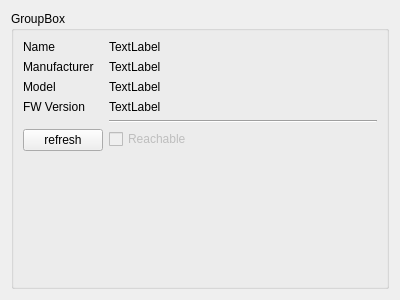
<?xml version="1.0" encoding="UTF-8"?>
<ui version="4.0">
 <class>DeviceNodeWidget</class>
 <widget class="QWidget" name="DeviceNodeWidget">
  <property name="geometry">
   <rect>
    <x>0</x>
    <y>0</y>
    <width>400</width>
    <height>300</height>
   </rect>
  </property>
  <property name="windowTitle">
   <string>Form</string>
  </property>
  <layout class="QHBoxLayout" name="horizontalLayout">
   <item>
    <widget class="QGroupBox" name="groupBox">
     <property name="title">
      <string>GroupBox</string>
     </property>
     <layout class="QFormLayout" name="formLayout">
      <item row="0" column="0">
       <widget class="QLabel" name="label_3">
        <property name="text">
         <string>Name</string>
        </property>
       </widget>
      </item>
      <item row="0" column="1">
       <widget class="QLabel" name="labelName">
        <property name="text">
         <string>TextLabel</string>
        </property>
       </widget>
      </item>
      <item row="1" column="0">
       <widget class="QLabel" name="label">
        <property name="text">
         <string>Manufacturer</string>
        </property>
       </widget>
      </item>
      <item row="1" column="1">
       <widget class="QLabel" name="labelManufacturer">
        <property name="text">
         <string>TextLabel</string>
        </property>
       </widget>
      </item>
      <item row="2" column="0">
       <widget class="QLabel" name="label_2">
        <property name="text">
         <string>Model</string>
        </property>
       </widget>
      </item>
      <item row="2" column="1">
       <widget class="QLabel" name="labelModel">
        <property name="text">
         <string>TextLabel</string>
        </property>
       </widget>
      </item>
      <item row="3" column="0">
       <widget class="QLabel" name="label_4">
        <property name="text">
         <string>FW Version</string>
        </property>
       </widget>
      </item>
      <item row="3" column="1">
       <widget class="QLabel" name="labelFirmware">
        <property name="text">
         <string>TextLabel</string>
        </property>
       </widget>
      </item>
      <item row="4" column="1">
       <widget class="Line" name="line">
        <property name="orientation">
         <enum>Qt::Horizontal</enum>
        </property>
       </widget>
      </item>
      <item row="5" column="0">
       <widget class="QPushButton" name="buttonRefresh">
        <property name="text">
         <string>refresh</string>
        </property>
       </widget>
      </item>
      <item row="5" column="1">
       <widget class="QCheckBox" name="checkReachable">
        <property name="enabled">
         <bool>false</bool>
        </property>
        <property name="text">
         <string>Reachable</string>
        </property>
        <property name="checkable">
         <bool>true</bool>
        </property>
       </widget>
      </item>
     </layout>
    </widget>
   </item>
  </layout>
 </widget>
 <resources/>
 <connections/>
</ui>
